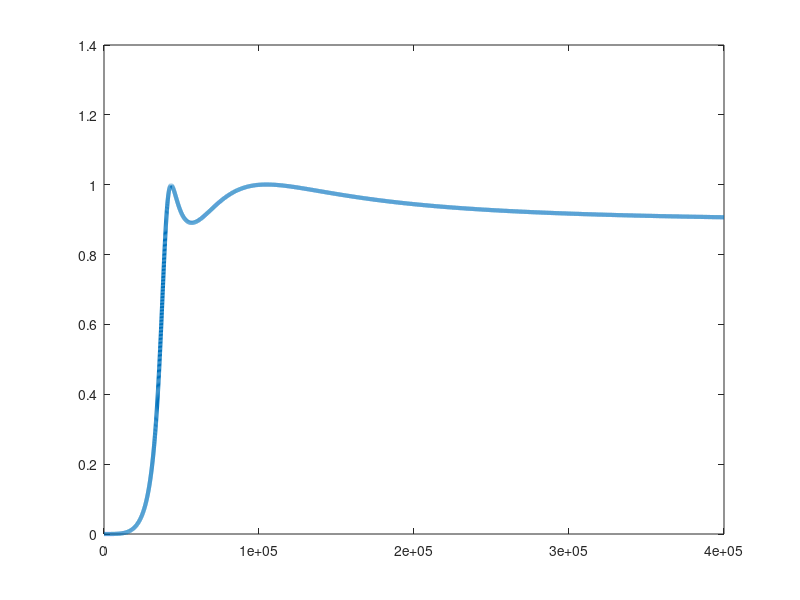

Here is the MATLAB script that generated this plot:
ee = 10^(1/10) -1;
A = sqrt(1/(ee*64));
wn = 0:0.001:10;
w = 40000.*wn;

num = [A 0 0 0 0];
den1 = [0.9865 0.2795 1];
den2 = [0.279 0.6738 1];
den = conv(den1,den2);

T = freqs(num,den,wn);
plot(w,abs(T),'linewidth',3);